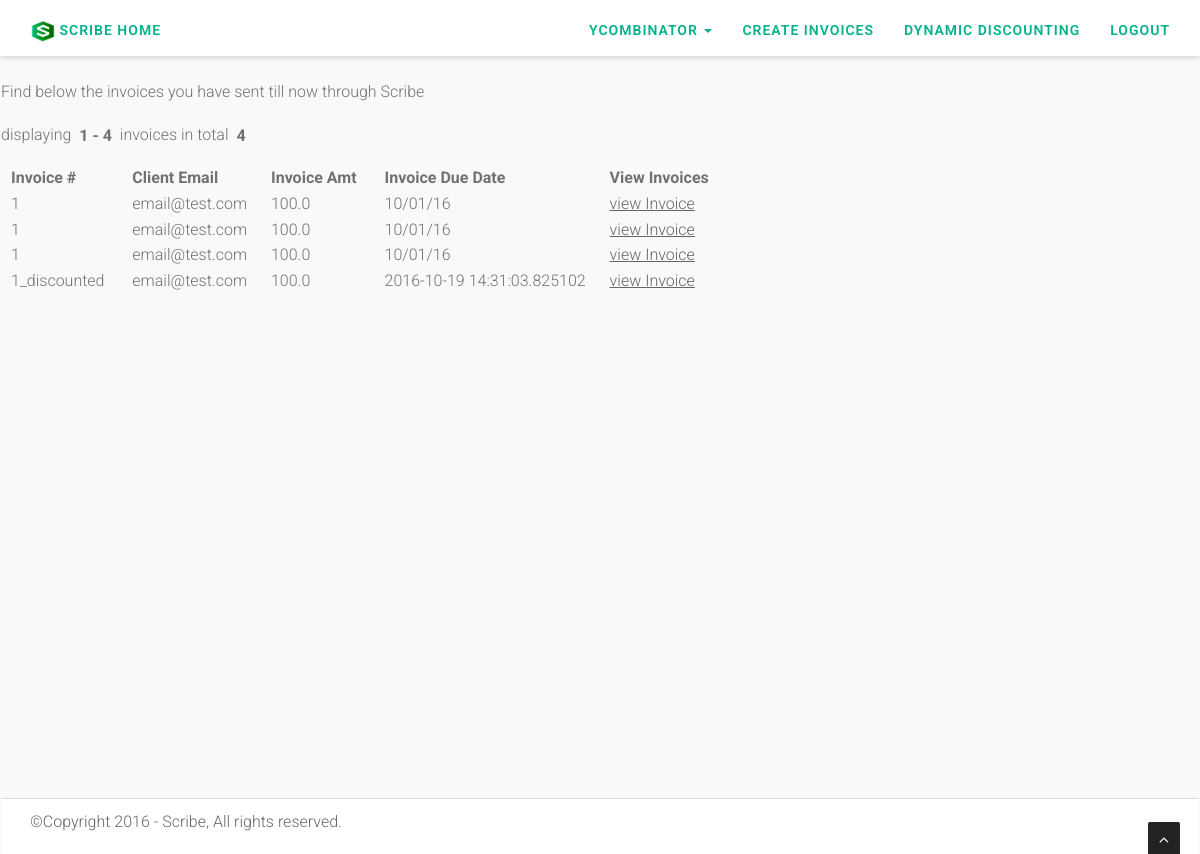
Page /sentInvoices (signed in) on the committed database.
### models.py (models this page shows, shortened)
class Business(Base):
    __tablename__ = 'Business'
    id = db.Column(db.Integer, primary_key=True)
    authenticated = db.Column(db.Boolean, default=True)
    name = db.Column(db.String(120))
    company = db.Column(db.String(120))
    email = db.Column(db.String(120)) #, unique=True)
    password = db.Column(db.String(30))
    phone = db.Column(db.String(120))
    website = db.Column(db.String(120))
    street=db.Column(db.String(120))
    city=db.Column(db.String(120))
    state=db.Column(db.String(120))
    country=db.Column(db.String(120))
    zipCode=db.Column(db.String(120))
    vatTaxNo=db.Column(db.String(120))
    logo=db.Column(db.String(120))
    stripeToken=db.Column(db.String(120))
    stripeUserId=db.Column(db.String(120))
    Enterprise=db.Column(db.Boolean, default=False)

class Invoice(Base):
    __tablename__ = 'Invoices'
    id = db.Column(db.Integer, primary_key=True)
    invoiceNumber = db.Column(db.String(120))
    clientName =  db.Column(db.String(120))
    clientEmail = db.Column(db.String(120))
    businessId = db.Column(db.String(30))
    unitCount = db.Column(db.String(30))
    unitPrice = db.Column(db.String(30))
    invoiceAmt = db.Column(db.String(30))
    invoiceDueDate = db.Column(db.String(30))
    invoiceDate = db.Column(db.String(30))
    invoiceDesc = db.Column(db.String(30))
    invoiceOpened = db.Column(db.Boolean, default=False)
    invoicePaid = db.Column(db.Boolean, default=False)

### app.py (the view)
@app.route("/sentInvoices", methods=['GET', 'POST'])
def sent_invoices():
  invoices = Invoice.query.filter_by(businessId=current_user.id)
  page = request.args.get('page', type=int, default=1)
  search = setSearchOption(request)
  ITEMS_PER_PAGE = 10
  i = (page - 1) * ITEMS_PER_PAGE
  invoicesPerPage = invoices[i:i + ITEMS_PER_PAGE]
  pagination = Pagination(page=page, per_page=10, total=invoices.count(), search=search, record_name='invoices',
                          css_framework='bootstrap3')
  return render_template('pages/sentInvoices.html', invoices=invoicesPerPage,
                         pagination=pagination)

### app.py (called while the page is built)
@login_manager.user_loader
def load_user(id):
  if id is None or id == 'None':
    id = -1
  return Business.query.get(int(id))

def setSearchOption(request):
  search = False
  q = request.args.get('q')
  if q:
    search = True
  return search

### templates/pages/sentInvoices.html (shortened to what this page needs)
{% extends 'layouts/main.html' %}
{% block content %}
    Find below the invoices you have sent till now through Scribe
    {{ pagination.info }}
    <table>
      <thead>
        <tr>
          <th>Invoice #&nbsp;&nbsp;</th>
          <th>Client Email&nbsp;&nbsp;</th>
            <th>Invoice Amt&nbsp;&nbsp;</th>
            <th>Invoice Due Date&nbsp;&nbsp;</th>
            <th>View Invoices&nbsp;&nbsp;</th>
        </tr>
      </thead>
      <tbody>
        {% for invoice in invoices %}
          <tr>
            <td>{{ invoice.invoiceNumber }} &nbsp;</td>
            <td>{{ invoice.clientEmail }}&nbsp;</td>
              <td>{{ invoice.invoiceAmt }}&nbsp;</td>
            <td>{{ invoice.invoiceDueDate }}&nbsp;</td>
              <td><a href="{{ url_for('static', filename='invoices/'+current_user.name+'/invoice'+invoice.id|string+'.pdf') }}" style="text-decoration: underline">view Invoice</a></td>
          </tr>
        {% endfor %}
      </tbody>
    </table>
{% endblock %}

### templates/layouts/main.html (shortened to what this page needs)
<!DOCTYPE html>
<html lang="en">
{% include 'layouts/header.html' %}
<body id="page-top" data-spy="scroll" data-target=".navbar-custom">
<div id="wrapper">
	<nav class="navbar navbar-custom navbar-fixed-top" >
	    <div class="container-fluid">
			<div class="navbar-header">
				<ul class="nav navbar-brand">
					<li><a href="{{ url_for('home') }}"><img src="{{ url_for('static', filename='ico/scribeFavicon.png') }}" style="width:25px;">&nbsp;Scribe Home</a></a></li>
				</ul>
			</div>
          <div id="navbar" class="navbar-collapse collapse">
            <ul class="nav navbar-nav pull-right">
              <li class="dropdown">
				  <a class="dropdown-toggle" data-toggle="dropdown">{{ current_user.name }} <b class="caret"></b></a>
			  </li>
			  <li><a href="{{ url_for('create_invoice') }}">Create Invoices</a></li>
			  <li><a href="{{ url_for('dynamic_discounting') }}">Dynamic Discounting</a></li>
			  <li><a href="{{ url_for('logout') }}">logout</a></li>
            </ul>
          </div>
        </div>
    </nav>
</div>
<main id="content" role="main" style="padding-top:20px;">
  {% block content %}{% endblock %}
</main>
<a href="#" class="scrollup"><i class="fa fa-angle-up active"></i></a>
{% include 'layouts/mainFooter.html' %}
</body>
</html>

### static/css/styleMain.css (style rules this page uses)
body { width: 100%; height: 100%; font-family: 'Open Sans', sans-serif; font-weight: 300; color: #666; background-color:#fff; font-size: 16px; line-height: 1.6em; border: 1px solid transparent; font-family:'Roboto', sans-serif; }
html { width: 100%; height: 100%; }
main { margin-top:58px; min-height:75%; background:transparent; color: #717171; }
table { display:block; min-height:60%; padding-bottom:10px; }
tr,td,th { padding-left:10px; padding-right:10px; }
a { color: #666; -webkit-transition: all .2s ease-in-out; -moz-transition: all .2s ease-in-out; transition: all .2s ease-in-out; }
.navbar.navbar-custom { width: inherit; margin: 0 auto; padding-bottom:0; box-shadow: 0 0 3px rgba(0,0,0,0.12); box-shadow: 0 1px 6px rgba(0,0,0,.2); -webkit-box-shadow: 0 1px 6px rgba(0,0,0,.2); -moz-box-shadow: 0 1px 6px rgba(0,0,0,.2); -o-box-shadow: 0 1px 6px rgba(0,0,0,.2); }
.navbar { margin-bottom: 0; border-bottom: 1px solid rgba(255,255,255,.3); }
.navbar-brand { font-weight: 700; }
.navbar.navbar-custom { padding-top: 0; }
.navbar-custom ul.nav li a { font-size: 14px; letter-spacing: 1px; color: #666; text-transform: uppercase; font-weight: 700; background: transparent; padding-top:20px; }
.navbar-brand { padding-top: 15px; margin-top: 5px; padding-bottom: 0; }
.navbar-custom ul.navbar-brand li a { padding-top: 0px; }
.navbar-custom ul.nav li a { font-weight:600; font-size:14px; color:#00B289; letter-spacing:1px; outline:0 !important; background:#fff; box-sizing:border-box; }
.scrollup { position:fixed; width:32px; height:32px; bottom:0px; right:20px; background: #222; -webkit-border-radius: 2px 2px 0 0; -moz-border-radius: 2px 2px 0 0; border-radius: 2px 2px 0 0; }
a.scrollup { outline:0; text-align: center; }
a.scrollup i { margin-top: 10px; color: #fff; }
.pagination-page-info { padding: .6em; padding-left: 0; margin: .5em; margin-left: 0; }
.pagination-page-info b { padding-left: 2px; padding: .1em .25em; }

### static/color/default.css (style rules this page uses)
body { background-color:#f9f9f9; }
.navbar.navbar-custom { background-color:#fff; }
.navbar-custom ul.nav li a { color:#00B289; }
a { color:#666666; }
.navbar-collapse, .sub-footer { background-color:#fff; }

### rows in the picture
Business: name "YCOMBINATOR"
Invoice: invoiceNumber "1", clientEmail "email@test.com", invoiceAmt "100.0", invoiceDueDate "10/01/16"
Invoice: invoiceNumber "1", clientEmail "email@test.com", invoiceAmt "100.0", invoiceDueDate "10/01/16"
Invoice: invoiceNumber "1", clientEmail "email@test.com", invoiceAmt "100.0", invoiceDueDate "10/01/16"
Invoice: invoiceNumber "1_discounted", clientEmail "email@test.com", invoiceAmt "100.0", invoiceDueDate "2016-10-19 14:31:03.825102"

### other values in the picture
{{ pagination.info }} "displaying 1 - 4 invoices in total 4"
